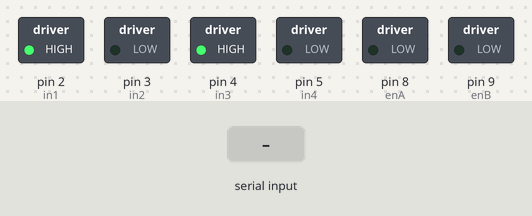
The sketch below on a simulated Arduino Uno, built with avr-gcc and run on an emulated ATmega328P. On the bench: switched loads named in the sketch (green lamp = pin HIGH). The inputs (shaded band) are chosen by the test bench.

Above: at 1.2 s.
1.3 s: "90|45|200\n" received over Serial
At 2.5 s:
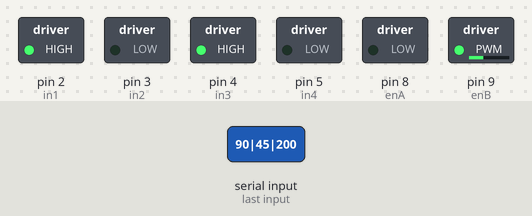
2.8 s: "30|150|10\n" received over Serial
At 3.7 s:
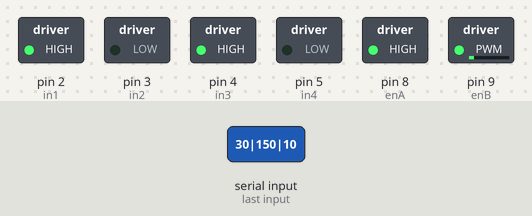
4.3 s: "5\n" received over Serial
At 5.5 s:
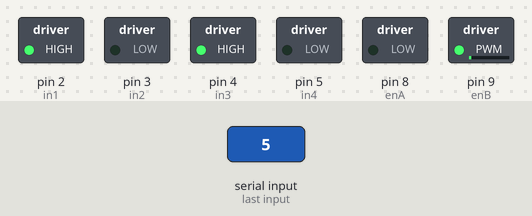
5.8 s: "200\n" received over Serial
At 7.0 s:
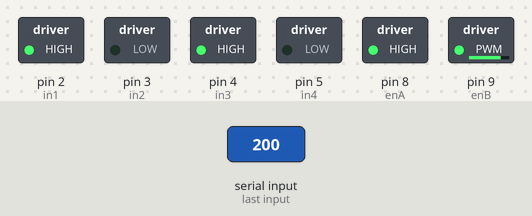
7.3 s: "90|45\n" received over Serial
At 8.2 s:
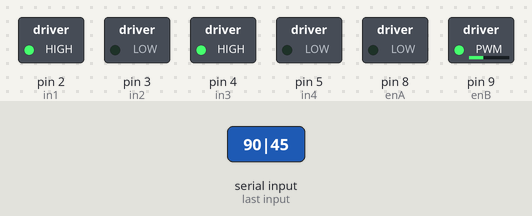
8.8 s: "30|150\n" received over Serial
At 9.4 s:
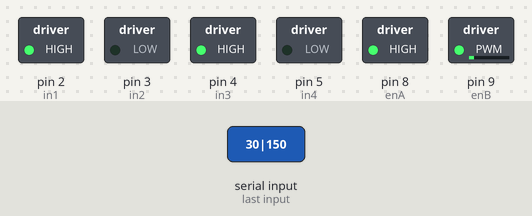
Timing chart, 0 to 11.3 s (numbered marks = the images above; inputs shaded):
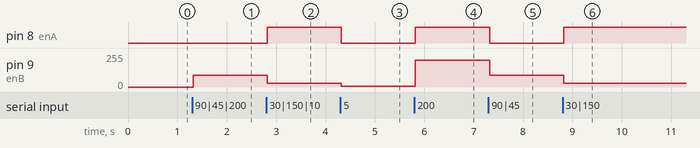

Measured:
- after the input at 1.3 s, pin 9 (enB): 0/255 → 90/255 at once
- after the input at 2.8 s, pin 8 (enA): LOW → HIGH at once; pin 9 (enB): 90/255 → 30/255 at once
- after the input at 4.3 s, pin 8 (enA): HIGH → LOW at once; pin 9 (enB): 30/255 → 5/255 at once
- after the input at 5.8 s, pin 8 (enA): LOW → HIGH at once; pin 9 (enB): 5/255 → 200/255 at once
- after the input at 7.3 s, pin 8 (enA): HIGH → LOW at once; pin 9 (enB): 200/255 → 90/255 at once
- after the input at 8.8 s, pin 8 (enA): LOW → HIGH at once; pin 9 (enB): 90/255 → 30/255 at once

The sketch:

motorControllerTest.ino
```cpp
#define enB 9
#define in4 5
#define in3 4

#define enA 8
#define in2 3
#define in1 2

void setup() {
  Serial.begin(9600);
  pinMode(in1, OUTPUT);
  pinMode(in2, OUTPUT);
  pinMode(in3, OUTPUT);
  pinMode(in4, OUTPUT);
  digitalWrite(in1, HIGH);
  digitalWrite(in2, LOW);
  digitalWrite(in3, HIGH);
  digitalWrite(in4, LOW);
  Serial.setTimeout(15);
}

void loop() {
  // analogWrite(enB, 255);
  // delay(20);
 if (Serial.available() > 0) {
   String data = Serial.readString();
   String r = data.substring(0, data.indexOf("|"));
   String l = data.substring(data.indexOf("|") + 1);
   if ((l.toInt() + r.toInt()) > 0) {
     analogWrite(enA, l.toInt());
     analogWrite(enB, r.toInt());
   }
 }
}
```
